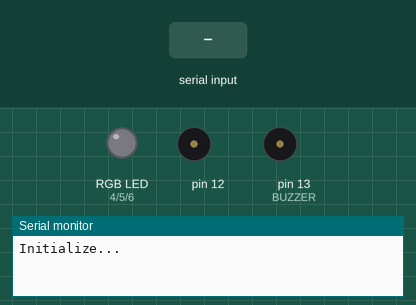
Recording of a program running on a simulated Arduino Uno, built with avr-gcc and run on an emulated ATmega328P. Shown: an RGB LED mixed from three pins (HIGH = lit), buzzer (waves = sounding, pin HIGH), the last lines printed to the serial monitor. The inputs (shaded band) are chosen by the test bench. Dim RGB values are drawn brighter than linear.

Above: at 2.8 s.
2.9 s: "90,45\n" received over the second serial link
At 5.2 s:
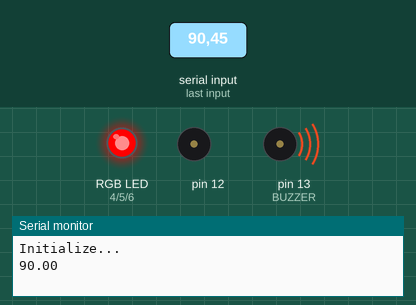
5.6 s: "30,150\n" received over the second serial link
At 7.0 s:
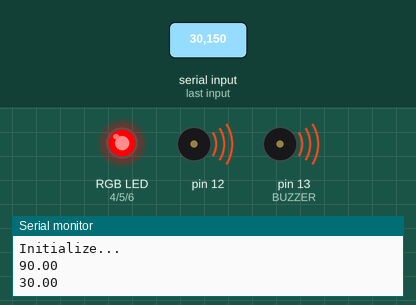
8.6 s: "90\n" received over the second serial link
At 14.3 s:
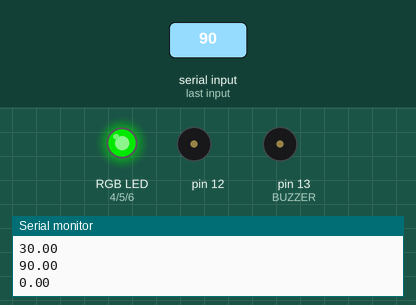
Timing chart, 0 to 15.8 s (numbered marks = the images above; inputs shaded):
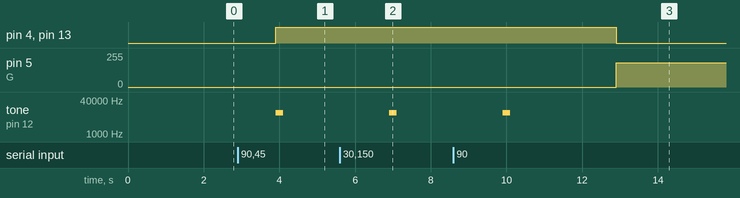

The program:

main.cpp
```cpp
#include <Arduino.h>
#include <SoftwareSerial.h>
SoftwareSerial mySerial = SoftwareSerial(2, 3);

const int SERIAL_BEGIN = 9600;
const int LOOP_DELAY = 2000;
const float DANGER_LIMIT = 50.00;
const float WARNING_LIMIT = 30.00;
const int R = 4;
const int G = 5;
const int B = 6;
const int BUZZER = 13;
int red;
int green;
int blue;

void correct_status();

void warning_status();

void danger_status();

void setup(){

  pinMode(R, OUTPUT);
  pinMode(G, OUTPUT);
  pinMode(B, OUTPUT);
  pinMode(BUZZER, OUTPUT);

  mySerial.begin(SERIAL_BEGIN);
  Serial.begin(SERIAL_BEGIN);

  Serial.println("Initialize...");
}

void loop() {

  delay(LOOP_DELAY);

  float temperature = mySerial.readString().toFloat();
  Serial.println(temperature);

  digitalWrite(BUZZER, LOW);

  if(temperature < WARNING_LIMIT) {
    correct_status();
  } else if(temperature > WARNING_LIMIT && temperature < DANGER_LIMIT) {
      warning_status();
  } else {
    danger_status();
    digitalWrite(BUZZER, HIGH);
      tone(12, 10000, 200);
  }
  analogWrite(R, red);
  analogWrite(G, green);
  analogWrite(B, blue);
}

void correct_status() {
  red = 0;
  green = 182;
  blue = 0;
}

void warning_status() {
  red = 255;
  green = 255;
  blue = 0;
}

void danger_status() {
  red = 255;
  green = 0;
  blue = 0;
}
```

Measured:
- after the input at 2.9 s, pin 4 (R), pin 13 (BUZZER): LOW → HIGH after 1.0 s; pin 5 (G): stays 0/255 (without the input it goes to 182/255 after 0.10 s); tone on pin 12: silent → 10000 Hz after 1.0 s, → silent 0.20 s later
- after the input at 5.6 s, pin 4 (R), pin 13 (BUZZER): stays HIGH (without the input it goes to LOW after 1.3 s); pin 5 (G): stays 0/255 (without the input it goes to 182/255 after 1.3 s); tone on pin 12: silent → 10000 Hz after 1.3 s, → silent 0.20 s later
- after the input at 8.6 s, pin 4 (R), pin 13 (BUZZER): HIGH → LOW after 4.3 s instead of 1.3 s; pin 5 (G): 0/255 → 182/255 after 4.3 s instead of 1.3 s; tone on pin 12: silent → 10000 Hz after 1.3 s, → silent 0.20 s later
